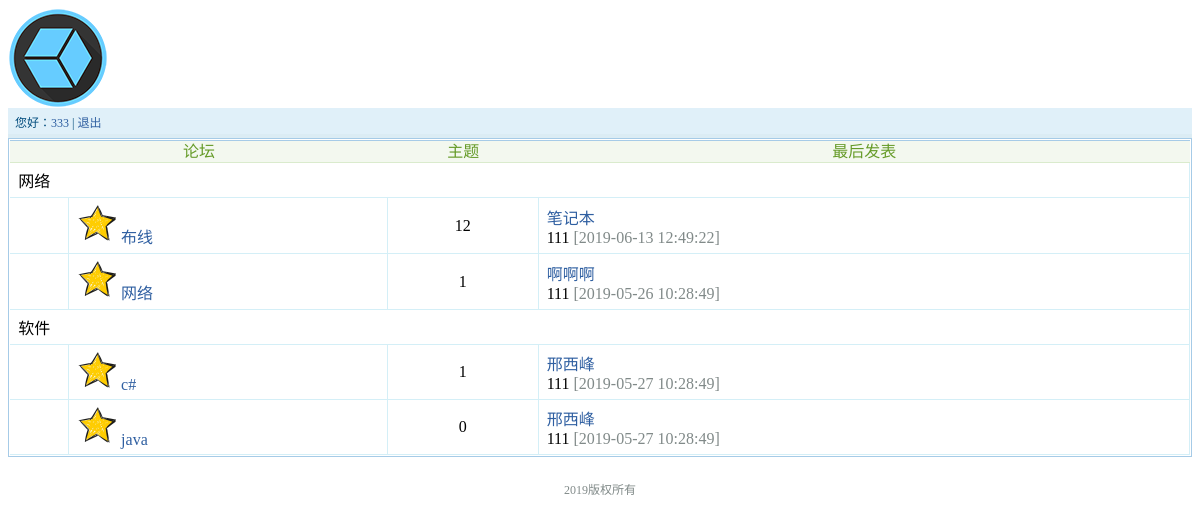
Page /index.php (signed in) on the committed database.
### tables this page shows
CREATE TABLE IF NOT EXISTS `tbl_board` (
  `bId` int(11) NOT NULL AUTO_INCREMENT,
  `boardName` varchar(50) DEFAULT NULL,
  `parentId` int(11) NOT NULL DEFAULT '0',
  PRIMARY KEY (`bId`)
);

CREATE TABLE IF NOT EXISTS `tbl_topic` (
  `tId` int(11) NOT NULL AUTO_INCREMENT,
  `Title` varchar(100) NOT NULL,
  `Content` mediumtext NOT NULL,
  `publishTime` timestamp NOT NULL DEFAULT CURRENT_TIMESTAMP,
  `modifyTime` timestamp NOT NULL DEFAULT CURRENT_TIMESTAMP,
  `uId` int(11) NOT NULL,
  `bId` int(11) NOT NULL,
  PRIMARY KEY (`tId`)
);

CREATE TABLE IF NOT EXISTS `tbl_user` (
  `uid` int(11) NOT NULL AUTO_INCREMENT,
  `uName` varchar(20) NOT NULL,
  `uPass` varchar(20) NOT NULL,
  `head` varchar(50) NOT NULL,
  `gender` smallint(6) NOT NULL,
  `regTime` timestamp NOT NULL DEFAULT CURRENT_TIMESTAMP,
  PRIMARY KEY (`uid`)
);

### index.php (the view, shortened to what this page needs)
<!doctype html public "-//w3c//DTD html 4.01 transitional//EN">
<html>
<head>
</head>
<body>
<?php
include "include/head.php";
?>
<div class="t">
    <table cellspacing="0" cellpadding="0" width="100%">
        <tr class="tr2" align="center">
            <td colspan="2">论坛</td>
            <td>主题</td>
            <td>最后发表</td>
        </tr>
        <?php
        $connection = new mysqli("localhost", "root", "", "db_luntan");
        $connection->query("SET NAMES utf8");
        $boardStr = "select * from tbl_board where parentid=0";
        $result = $connection->query($boardStr);
        $table_html = "";
        if ($result->num_rows > 0) {
            while ($row = $result->fetch_assoc()) {
                $boardName = $row["boardName"];
                $parentid = $row["bId"];
                $table_html .= <<<HTML_TABLE
                <tr class="tr3">
                    <td colspan="4">
                        $boardName
                    </td>
                </tr>
HTML_TABLE;
                $sonStr = "select * from tbl_board where parentid='$parentid'";
                $sonBoards = $connection->query($sonStr);
                if ($sonBoards->num_rows > 0) {
                    while ($son = $sonBoards->fetch_assoc()) {
                        $boardName = $son["boardName"];
                        $bid = $son["bId"];
                        $conntstr = "select * from tbl_topic where bid='$bid'";
                        $conntresult = $connection->query($conntstr);
                        $count = $conntresult->num_rows;
                        $laststr = "select * from tbl_topic,tbl_user where tbl_topic.uid=tbl_user.uid AND bid='$bid' ORDER BY publishTime DESC LIMIT 0,1";
                        $lastresult = $connection->query($laststr);
                        if ($lastresult->num_rows > 0) {
                            $topic = $lastresult->fetch_assoc();
                        }
                        $userName = $topic["uName"];
                        $publishTime = $topic["publishTime"];
                        $title = $topic["Title"];
                        $topicId = $topic["tId"];
                        $table_html .= <<<HTML_TABLE
                        <tr class="tr3">
                            <td width="5%">
                            &nbsp;
                            </td>
                         <th align="left">
                            <img src="image/board.jpg" hight="40px" width="40px">
                            <a href="list.php?boardId=$bid&currentPages=0">$boardName</a>
                         </th>
                         <td align="center">
                            $count
                         </td>
                         <th>
                            <span>
                                <a href="detail.php?boardId=$bid&currentPages=0&currentReplyPage=0&topicId=$topicId">$title</a>
                            </span>
                            <br/>
                         <span>$userName</span>
                         <span class="gray">[$publishTime]</span>
                         </th>
                         </tr>
HTML_TABLE;
                    }
                }
            }
        }
        echo $table_html
        ?>
    </table>
</div>
<br>
<center class="gray">2019版权所有</center>
</body>
</html>

### style/style.css (style rules this page uses)
BODY { FONT-SIZE: 12px; }
A { COLOR: #2f5fa1; TEXT-DECORATION: none }
.gray { COLOR: #818a89 }
.t { BORDER-RIGHT: #a6cbe7 1px solid; BORDER-TOP: #a6cbe7 1px solid; MARGIN: 0px auto 8px; BORDER-LEFT: #a6cbe7 1px solid; BORDER-BOTTOM: #a6cbe7 1px solid }
.t TABLE { BORDER-RIGHT: #fff 1px solid; BORDER-TOP: #fff 1px solid; MARGIN: 0px auto; BORDER-LEFT: #fff 1px solid; WIDTH: 99.98%; BORDER-BOTTOM: #fff 1px solid }
.tr2 { BACKGROUND: #f3f8ef; COLOR: #659b28 }
.tr2 TD { PADDING-RIGHT: 6px; BORDER-TOP: #a6cbe7 1px solid; PADDING-LEFT: 6px; PADDING-BOTTOM: 0px; LINE-HEIGHT: 21px; PADDING-TOP: 0px; BORDER-BOTTOM: #daebcd 1px solid }
.tr3 TD { PADDING-RIGHT: 8px; PADDING-LEFT: 8px; PADDING-BOTTOM: 5px; PADDING-TOP: 5px; BORDER-BOTTOM: #d4eff7 1px solid; BORDER-RIGHT: #d4eff7 1px solid }
.tr3 TH { PADDING-RIGHT: 8px; PADDING-LEFT: 8px; PADDING-BOTTOM: 5px; PADDING-TOP: 5px; BORDER-BOTTOM: #d4eff7 1px solid; FONT-WEIGHT: normal; TEXT-ALIGN: left; BORDER-RIGHT: #d4eff7 1px solid }

### rows in the picture
tbl_board: boardName "网络", bId "1"
tbl_board: boardName "布线", count "12", tbl_topic.Title "笔记本", tbl_user.uName "111", tbl_topic.publishTime "2019-06-13 12:49:22"
tbl_board: boardName "网络", tbl_topic.Title "啊啊啊", tbl_user.uName "111", tbl_topic.publishTime "2019-05-26 10:28:49"
tbl_board: boardName "软件"
tbl_board: boardName "c#", tbl_topic.Title "邢西峰", tbl_user.uName "111", tbl_topic.publishTime "2019-05-27 10:28:49"
tbl_board: boardName "java", count "0"
tbl_topic: Title "邢西峰", publishTime "2019-05-27 10:28:49"
tbl_user: uName "111"

### other values in the picture
$user_name "333"
